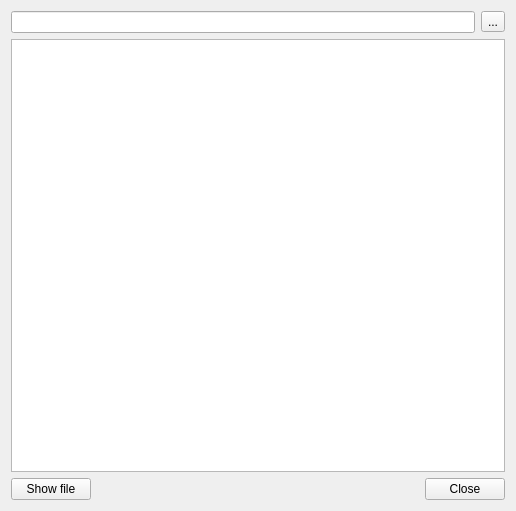
<?xml version="1.0" encoding="UTF-8"?>
<ui version="4.0">
 <class>MDViewWidget</class>
 <widget class="QWidget" name="MDViewWidget">
  <property name="geometry">
   <rect>
    <x>0</x>
    <y>0</y>
    <width>516</width>
    <height>511</height>
   </rect>
  </property>
  <property name="windowTitle">
   <string>Form</string>
  </property>
  <layout class="QVBoxLayout" name="verticalLayout">
   <item>
    <layout class="QHBoxLayout" name="horizontalLayout">
     <item>
      <widget class="QLineEdit" name="mdFileEdit"/>
     </item>
     <item>
      <widget class="QToolButton" name="fileChooserButton">
       <property name="text">
        <string>...</string>
       </property>
      </widget>
     </item>
    </layout>
   </item>
   <item>
    <widget class="QTextEdit" name="mdViewEdit"/>
   </item>
   <item>
    <layout class="QHBoxLayout" name="horizontalLayout_2">
     <item>
      <widget class="QPushButton" name="showButton">
       <property name="text">
        <string>Show file</string>
       </property>
      </widget>
     </item>
     <item>
      <spacer name="horizontalSpacer">
       <property name="orientation">
        <enum>Qt::Horizontal</enum>
       </property>
       <property name="sizeHint" stdset="0">
        <size>
         <width>40</width>
         <height>20</height>
        </size>
       </property>
      </spacer>
     </item>
     <item>
      <widget class="QPushButton" name="closeButton">
       <property name="text">
        <string>Close</string>
       </property>
      </widget>
     </item>
    </layout>
   </item>
  </layout>
 </widget>
 <resources/>
 <connections/>
</ui>
